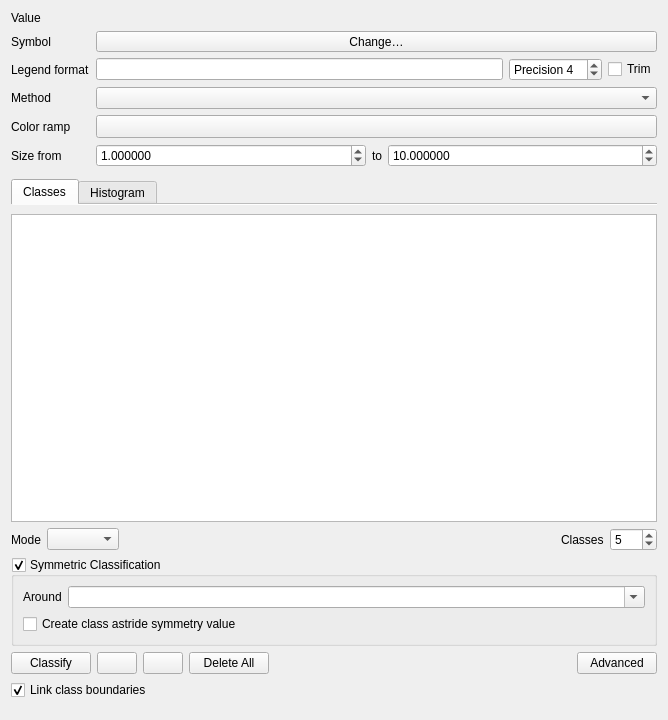
<?xml version="1.0" encoding="UTF-8"?>
<ui version="4.0">
 <class>QgsGraduatedSymbolRendererWidget</class>
 <widget class="QWidget" name="QgsGraduatedSymbolRendererWidget">
  <property name="geometry">
   <rect>
    <x>0</x>
    <y>0</y>
    <width>668</width>
    <height>720</height>
   </rect>
  </property>
  <layout class="QGridLayout" name="gridLayout">
   <item row="3" column="1">
    <widget class="QComboBox" name="methodComboBox">
     <property name="toolTip">
      <string>&lt;html&gt;&lt;head/&gt;&lt;body&gt;&lt;p&gt;Choose between color and size graduation. &lt;/p&gt;&lt;p&gt;&lt;br/&gt;&lt;/p&gt;&lt;p&gt;If you want to combine both, use a data-defined size for the symbol and graduate by color.&lt;/p&gt;&lt;/body&gt;&lt;/html&gt;</string>
     </property>
    </widget>
   </item>
   <item row="0" column="1">
    <widget class="QgsFieldExpressionWidget" name="mExpressionWidget" native="true">
     <property name="sizePolicy">
      <sizepolicy hsizetype="Preferred" vsizetype="Fixed">
       <horstretch>0</horstretch>
       <verstretch>0</verstretch>
      </sizepolicy>
     </property>
     <property name="minimumSize">
      <size>
       <width>10</width>
       <height>0</height>
      </size>
     </property>
     <property name="focusPolicy">
      <enum>Qt::StrongFocus</enum>
     </property>
    </widget>
   </item>
   <item row="2" column="0">
    <widget class="QLabel" name="label">
     <property name="text">
      <string>Legend format</string>
     </property>
     <property name="alignment">
      <set>Qt::AlignLeading|Qt::AlignLeft|Qt::AlignVCenter</set>
     </property>
     <property name="buddy">
      <cstring>txtLegendFormat</cstring>
     </property>
    </widget>
   </item>
   <item row="3" column="0">
    <widget class="QLabel" name="labelMethod">
     <property name="text">
      <string>Method</string>
     </property>
    </widget>
   </item>
   <item row="5" column="0">
    <widget class="QLabel" name="lblSize">
     <property name="text">
      <string>Size from</string>
     </property>
     <property name="buddy">
      <cstring>minSizeSpinBox</cstring>
     </property>
    </widget>
   </item>
   <item row="4" column="1">
    <widget class="QgsColorRampButton" name="btnColorRamp">
     <property name="sizePolicy">
      <sizepolicy hsizetype="Expanding" vsizetype="Fixed">
       <horstretch>0</horstretch>
       <verstretch>0</verstretch>
      </sizepolicy>
     </property>
     <property name="minimumSize">
      <size>
       <width>120</width>
       <height>0</height>
      </size>
     </property>
     <property name="maximumSize">
      <size>
       <width>16777215</width>
       <height>16777215</height>
      </size>
     </property>
    </widget>
   </item>
   <item row="0" column="0">
    <widget class="QLabel" name="label_4">
     <property name="text">
      <string>Value</string>
     </property>
    </widget>
   </item>
   <item row="5" column="1">
    <layout class="QHBoxLayout" name="layoutSize">
     <item>
      <widget class="QgsDoubleSpinBox" name="minSizeSpinBox">
       <property name="decimals">
        <number>6</number>
       </property>
       <property name="maximum">
        <double>999999999.000000000000000</double>
       </property>
       <property name="singleStep">
        <double>0.200000000000000</double>
       </property>
       <property name="value">
        <double>1.000000000000000</double>
       </property>
       <property name="showClearButton" stdset="0">
        <bool>false</bool>
       </property>
      </widget>
     </item>
     <item>
      <widget class="QLabel" name="lblSizeTo">
       <property name="sizePolicy">
        <sizepolicy hsizetype="Maximum" vsizetype="Preferred">
         <horstretch>0</horstretch>
         <verstretch>0</verstretch>
        </sizepolicy>
       </property>
       <property name="text">
        <string>to</string>
       </property>
      </widget>
     </item>
     <item>
      <widget class="QgsDoubleSpinBox" name="maxSizeSpinBox">
       <property name="decimals">
        <number>6</number>
       </property>
       <property name="maximum">
        <double>999999999.000000000000000</double>
       </property>
       <property name="singleStep">
        <double>0.200000000000000</double>
       </property>
       <property name="value">
        <double>10.000000000000000</double>
       </property>
       <property name="showClearButton" stdset="0">
        <bool>false</bool>
       </property>
      </widget>
     </item>
    </layout>
   </item>
   <item row="6" column="1">
    <widget class="QgsUnitSelectionWidget" name="mSizeUnitWidget" native="true">
     <property name="minimumSize">
      <size>
       <width>14</width>
       <height>0</height>
      </size>
     </property>
     <property name="focusPolicy">
      <enum>Qt::StrongFocus</enum>
     </property>
    </widget>
   </item>
   <item row="2" column="1">
    <layout class="QHBoxLayout" name="horizontalLayout_6">
     <property name="topMargin">
      <number>0</number>
     </property>
     <item>
      <widget class="QLineEdit" name="txtLegendFormat">
       <property name="toolTip">
        <string>Template for the legend text associated with each classification.  
Use &quot;%1&quot; for the lower bound of the classification, and &quot;%2&quot; for the upper bound.</string>
       </property>
       <property name="alignment">
        <set>Qt::AlignLeading|Qt::AlignLeft|Qt::AlignVCenter</set>
       </property>
      </widget>
     </item>
     <item>
      <widget class="QgsSpinBox" name="spinPrecision">
       <property name="sizePolicy">
        <sizepolicy hsizetype="Minimum" vsizetype="Fixed">
         <horstretch>0</horstretch>
         <verstretch>0</verstretch>
        </sizepolicy>
       </property>
       <property name="toolTip">
        <string>Precision of upper and lower values in label text.
Positive is number of decimal places
Negative rounds to powers of 10</string>
       </property>
       <property name="prefix">
        <string>Precision </string>
       </property>
       <property name="minimum">
        <number>0</number>
       </property>
       <property name="maximum">
        <number>10</number>
       </property>
       <property name="value">
        <number>4</number>
       </property>
      </widget>
     </item>
     <item>
      <widget class="QCheckBox" name="cbxTrimTrailingZeroes">
       <property name="toolTip">
        <string>Check to remove trailing zeroes after the decimal point from the upper and lower values in the legend.</string>
       </property>
       <property name="text">
        <string>Trim</string>
       </property>
      </widget>
     </item>
    </layout>
   </item>
   <item row="1" column="1">
    <widget class="QgsSymbolButton" name="btnChangeGraduatedSymbol">
     <property name="sizePolicy">
      <sizepolicy hsizetype="Minimum" vsizetype="Fixed">
       <horstretch>1</horstretch>
       <verstretch>0</verstretch>
      </sizepolicy>
     </property>
     <property name="text">
      <string>Change…</string>
     </property>
    </widget>
   </item>
   <item row="4" column="0">
    <widget class="QLabel" name="lblColorRamp">
     <property name="text">
      <string>Color ramp</string>
     </property>
     <property name="buddy">
      <cstring>btnColorRamp</cstring>
     </property>
    </widget>
   </item>
   <item row="1" column="0">
    <widget class="QLabel" name="label_6">
     <property name="text">
      <string>Symbol</string>
     </property>
     <property name="buddy">
      <cstring>btnChangeGraduatedSymbol</cstring>
     </property>
    </widget>
   </item>
   <item row="7" column="0" colspan="2">
    <widget class="QTabWidget" name="tabWidget">
     <property name="currentIndex">
      <number>0</number>
     </property>
     <property name="documentMode">
      <bool>true</bool>
     </property>
     <widget class="QWidget" name="tab">
      <attribute name="title">
       <string>Classes</string>
      </attribute>
      <layout class="QGridLayout" name="gridLayout_3">
       <property name="leftMargin">
        <number>0</number>
       </property>
       <property name="rightMargin">
        <number>0</number>
       </property>
       <item row="2" column="0">
        <layout class="QFormLayout" name="mParametersLayout"/>
       </item>
       <item row="3" column="0" colspan="3">
        <widget class="QgsCollapsibleGroupBoxBasic" name="mGroupBoxSymmetric">
         <property name="title">
          <string>Symmetric Classification</string>
         </property>
         <property name="checkable">
          <bool>true</bool>
         </property>
         <layout class="QGridLayout" name="gridLayout_2" columnstretch="0,1">
          <item row="0" column="0">
           <widget class="QLabel" name="label_2">
            <property name="text">
             <string>Around</string>
            </property>
           </widget>
          </item>
          <item row="0" column="1">
           <widget class="QComboBox" name="cboSymmetryPoint">
            <property name="editable">
             <bool>true</bool>
            </property>
           </widget>
          </item>
          <item row="2" column="0" colspan="2">
           <widget class="QCheckBox" name="cbxAstride">
            <property name="text">
             <string>Create class astride symmetry value</string>
            </property>
           </widget>
          </item>
         </layout>
        </widget>
       </item>
       <item row="2" column="1">
        <spacer name="horizontalSpacer_3">
         <property name="orientation">
          <enum>Qt::Horizontal</enum>
         </property>
         <property name="sizeHint" stdset="0">
          <size>
           <width>40</width>
           <height>0</height>
          </size>
         </property>
        </spacer>
       </item>
       <item row="1" column="0" colspan="3">
        <layout class="QHBoxLayout" name="horizontalLayout_5">
         <item>
          <widget class="QLabel" name="label_8">
           <property name="text">
            <string>Mode</string>
           </property>
           <property name="buddy">
            <cstring>cboGraduatedMode</cstring>
           </property>
          </widget>
         </item>
         <item>
          <widget class="QComboBox" name="cboGraduatedMode">
           <property name="editable">
            <bool>false</bool>
           </property>
          </widget>
         </item>
         <item>
          <widget class="QWidget" name="widget" native="true"/>
         </item>
         <item>
          <spacer name="horizontalSpacer_4">
           <property name="orientation">
            <enum>Qt::Horizontal</enum>
           </property>
           <property name="sizeHint" stdset="0">
            <size>
             <width>40</width>
             <height>20</height>
            </size>
           </property>
          </spacer>
         </item>
         <item>
          <widget class="QLabel" name="label_5">
           <property name="text">
            <string>Classes</string>
           </property>
           <property name="buddy">
            <cstring>spinGraduatedClasses</cstring>
           </property>
          </widget>
         </item>
         <item>
          <widget class="QgsSpinBox" name="spinGraduatedClasses">
           <property name="sizePolicy">
            <sizepolicy hsizetype="Minimum" vsizetype="Fixed">
             <horstretch>0</horstretch>
             <verstretch>0</verstretch>
            </sizepolicy>
           </property>
           <property name="minimum">
            <number>1</number>
           </property>
           <property name="maximum">
            <number>999</number>
           </property>
           <property name="value">
            <number>5</number>
           </property>
          </widget>
         </item>
        </layout>
       </item>
       <item row="0" column="0" colspan="3">
        <widget class="QTreeView" name="viewGraduated">
         <property name="contextMenuPolicy">
          <enum>Qt::CustomContextMenu</enum>
         </property>
         <property name="showDropIndicator" stdset="0">
          <bool>true</bool>
         </property>
         <property name="dragDropMode">
          <enum>QAbstractItemView::InternalMove</enum>
         </property>
         <property name="selectionMode">
          <enum>QAbstractItemView::ExtendedSelection</enum>
         </property>
         <property name="rootIsDecorated">
          <bool>false</bool>
         </property>
         <property name="itemsExpandable">
          <bool>false</bool>
         </property>
         <property name="sortingEnabled">
          <bool>true</bool>
         </property>
        </widget>
       </item>
       <item row="4" column="0" colspan="3">
        <layout class="QHBoxLayout" name="horizontalLayout_3">
         <item>
          <widget class="QPushButton" name="btnGraduatedClassify">
           <property name="text">
            <string>Classify</string>
           </property>
          </widget>
         </item>
         <item>
          <widget class="QPushButton" name="btnGraduatedAdd">
           <property name="toolTip">
            <string>Add class</string>
           </property>
           <property name="icon">
            <iconset resource="../../images/images.qrc">
             <normaloff>:/images/themes/default/symbologyAdd.svg</normaloff>:/images/themes/default/symbologyAdd.svg</iconset>
           </property>
          </widget>
         </item>
         <item>
          <widget class="QPushButton" name="btnGraduatedDelete">
           <property name="toolTip">
            <string>Delete</string>
           </property>
           <property name="icon">
            <iconset resource="../../images/images.qrc">
             <normaloff>:/images/themes/default/symbologyRemove.svg</normaloff>:/images/themes/default/symbologyRemove.svg</iconset>
           </property>
          </widget>
         </item>
         <item>
          <widget class="QPushButton" name="btnDeleteAllClasses">
           <property name="text">
            <string>Delete All</string>
           </property>
          </widget>
         </item>
         <item>
          <spacer name="horizontalSpacer_2">
           <property name="orientation">
            <enum>Qt::Horizontal</enum>
           </property>
           <property name="sizeHint" stdset="0">
            <size>
             <width>0</width>
             <height>20</height>
            </size>
           </property>
          </spacer>
         </item>
         <item>
          <widget class="QPushButton" name="btnAdvanced">
           <property name="text">
            <string>Advanced</string>
           </property>
          </widget>
         </item>
        </layout>
       </item>
       <item row="5" column="0" colspan="3">
        <layout class="QHBoxLayout" name="_2">
         <item>
          <widget class="QCheckBox" name="cbxLinkBoundaries">
           <property name="text">
            <string>Link class boundaries</string>
           </property>
           <property name="checked">
            <bool>true</bool>
           </property>
          </widget>
         </item>
        </layout>
       </item>
      </layout>
     </widget>
     <widget class="QWidget" name="tab_2">
      <attribute name="title">
       <string>Histogram</string>
      </attribute>
      <layout class="QVBoxLayout" name="verticalLayout_2" stretch="0">
       <item>
        <widget class="QgsGraduatedHistogramWidget" name="mHistogramWidget" native="true"/>
       </item>
      </layout>
     </widget>
    </widget>
   </item>
  </layout>
 </widget>
 <customwidgets>
  <customwidget>
   <class>QgsSpinBox</class>
   <extends>QSpinBox</extends>
   <header>qgsspinbox.h</header>
  </customwidget>
  <customwidget>
   <class>QgsDoubleSpinBox</class>
   <extends>QDoubleSpinBox</extends>
   <header>qgsdoublespinbox.h</header>
  </customwidget>
  <customwidget>
   <class>QgsFieldExpressionWidget</class>
   <extends>QWidget</extends>
   <header>qgsfieldexpressionwidget.h</header>
   <container>1</container>
  </customwidget>
  <customwidget>
   <class>QgsSymbolButton</class>
   <extends>QToolButton</extends>
   <header>qgssymbolbutton.h</header>
  </customwidget>
  <customwidget>
   <class>QgsUnitSelectionWidget</class>
   <extends>QWidget</extends>
   <header>qgsunitselectionwidget.h</header>
   <container>1</container>
  </customwidget>
  <customwidget>
   <class>QgsColorRampButton</class>
   <extends>QToolButton</extends>
   <header>qgscolorrampbutton.h</header>
   <container>1</container>
  </customwidget>
  <customwidget>
   <class>QgsCollapsibleGroupBoxBasic</class>
   <extends>QGroupBox</extends>
   <header location="global">qgscollapsiblegroupbox.h</header>
   <container>1</container>
  </customwidget>
  <customwidget>
   <class>QgsGraduatedHistogramWidget</class>
   <extends>QWidget</extends>
   <header>qgsgraduatedhistogramwidget.h</header>
   <container>1</container>
  </customwidget>
 </customwidgets>
 <tabstops>
  <tabstop>mExpressionWidget</tabstop>
  <tabstop>btnChangeGraduatedSymbol</tabstop>
  <tabstop>txtLegendFormat</tabstop>
  <tabstop>spinPrecision</tabstop>
  <tabstop>cbxTrimTrailingZeroes</tabstop>
  <tabstop>methodComboBox</tabstop>
  <tabstop>btnColorRamp</tabstop>
  <tabstop>minSizeSpinBox</tabstop>
  <tabstop>maxSizeSpinBox</tabstop>
  <tabstop>mSizeUnitWidget</tabstop>
  <tabstop>tabWidget</tabstop>
  <tabstop>viewGraduated</tabstop>
  <tabstop>cboGraduatedMode</tabstop>
  <tabstop>spinGraduatedClasses</tabstop>
  <tabstop>mGroupBoxSymmetric</tabstop>
  <tabstop>cboSymmetryPoint</tabstop>
  <tabstop>cbxAstride</tabstop>
  <tabstop>btnGraduatedClassify</tabstop>
  <tabstop>btnGraduatedAdd</tabstop>
  <tabstop>btnGraduatedDelete</tabstop>
  <tabstop>btnDeleteAllClasses</tabstop>
  <tabstop>btnAdvanced</tabstop>
  <tabstop>cbxLinkBoundaries</tabstop>
 </tabstops>
 <resources>
  <include location="../../images/images.qrc"/>
 </resources>
 <connections/>
</ui>
